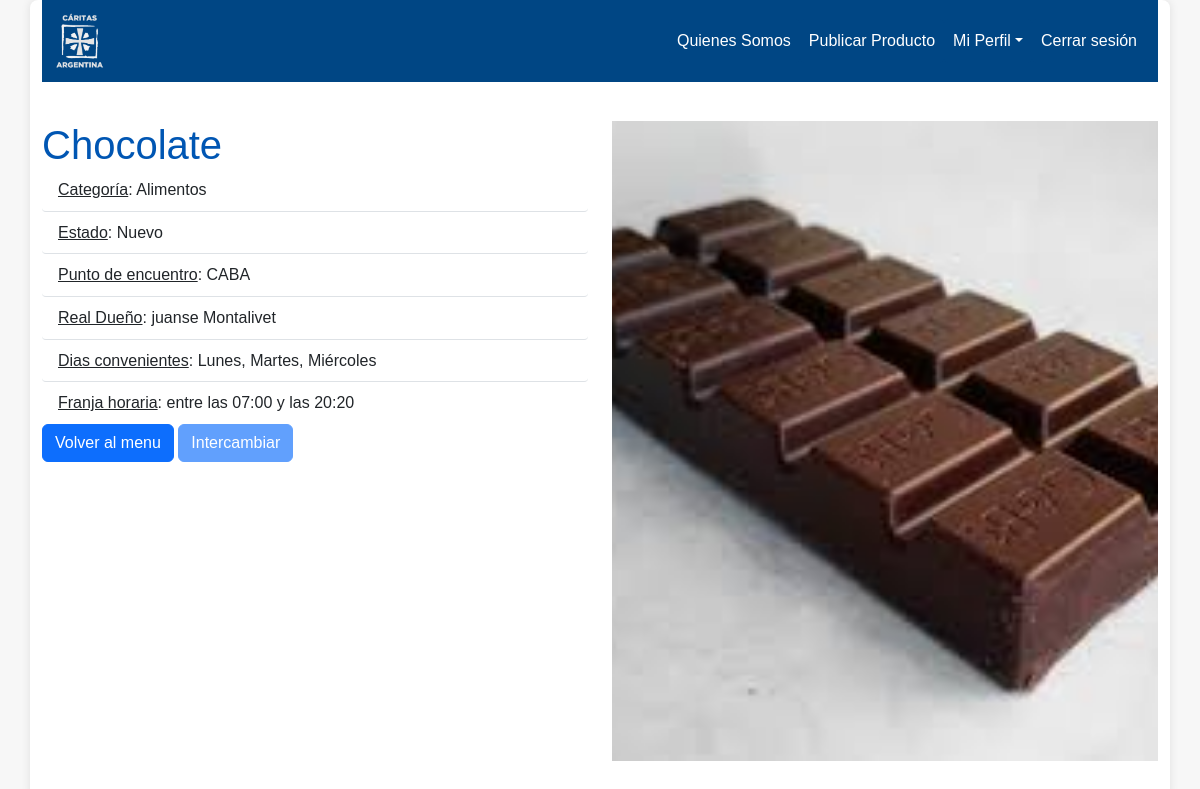
The app's page /ver_publicacion/22/ (signed in), older data.
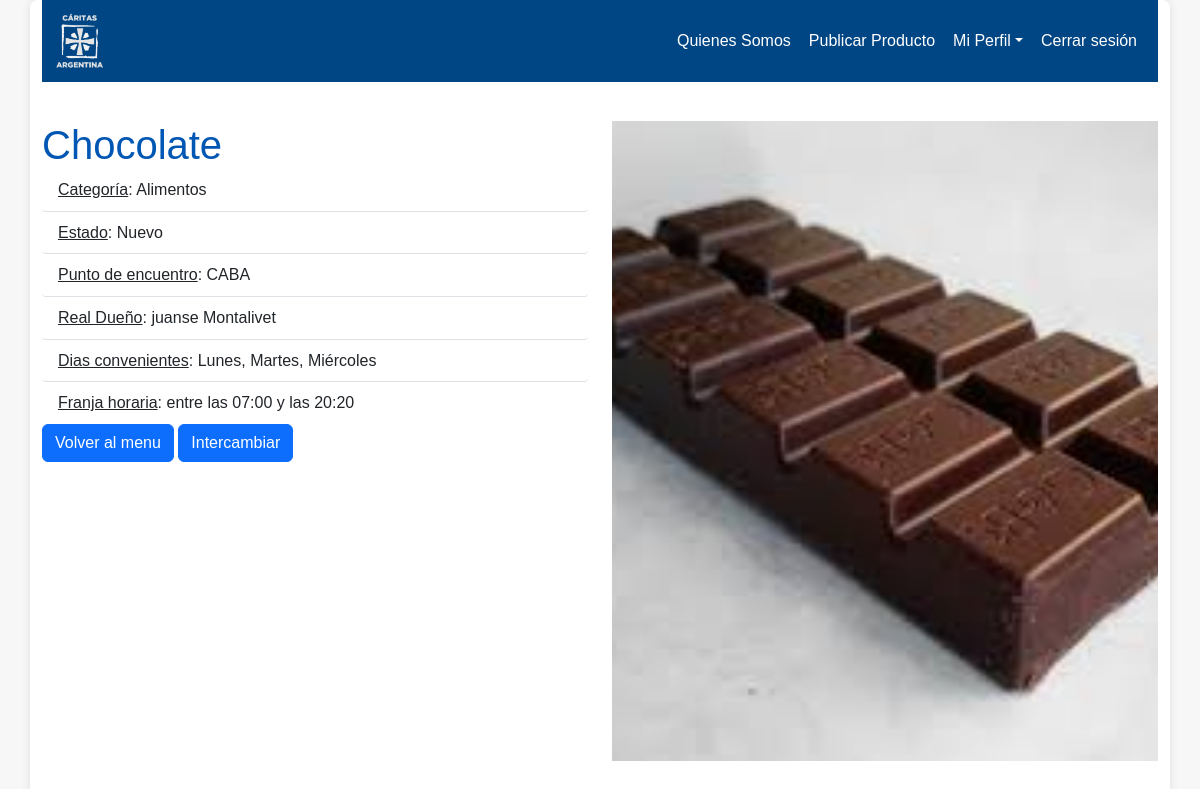
The same page, newer data.
### intercambios_caritas/views.py (the view)
# urls.py: path('ver_publicacion/<int:publicacion_id>/', views.ver_publicacion, name="ver_publicacion"),
def ver_publicacion(request, publicacion_id):
    publicacion = get_object_or_404(Publicacion, pk=publicacion_id)
    return render(request, 'publicacion/ver_publicacion.html', {'publicacion': publicacion})

### intercambios_caritas/models.py (called while the page is built)
    def isAdmin(self):
        return self.rol.upper() == 'ADMINISTRADOR'

    def isModerador(self):
        return self.rol.upper() == 'MODERADOR'

### templates/publicacion/ver_publicacion.html (shortened to what this page needs)
{% extends 'layouts/base.html' %}
{% block content %}
{% include 'layouts/navbar.html' %}
<div class="d-flex justify-content-center align-items-center flex-grow-1">
    <div class="row">
        <div class="col-md-6">
            <h1>{{ publicacion.nombre }}</h1>
            <ul class="list-group list-group-flush">
                <li class="list-group-item"><u>Categoría</u>: {{ publicacion.categoria }}</li>
                <li class="list-group-item"><u>Estado</u>: {{ publicacion.estado }}</li>
                <li class="list-group-item"><u>Punto de encuentro</u>: {{ publicacion.punto_encuentro }}</li>
                <li class="list-group-item"><u>Real Dueño</u>: {{publicacion.usuario.get_full_name}}</li>
                <li class="list-group-item"><u>Dias convenientes</u>: {{ publicacion.dias_convenientes }}</li>
                <li class="list-group-item"><u>Franja horaria</u>: {{ publicacion.franja_horaria }}</li>
            </ul>
            <a href="{% url 'home' %}" class="btn btn-primary">Volver al menu</a>
            {% if user.is_authenticated %}
                {% if user == publicacion.usuario or publicacion.disponible_para_intercambio == False or user.isModerador %}
                    <button class="btn btn-primary" disabled>Intercambiar</button>
                {% else %}
                    <a href="{% url 'crear_oferta' publicacion.id %}" class="btn btn-primary">Intercambiar</a>
                {% endif %}
            {% else %}
                <a href="{% url 'signin' %}" class="btn btn-primary">Intercambiar</a>
            {% endif %}
        </div>
        <div class="col-md-6">
            <img src="{{ publicacion.imagen.url }}" class="img-fluid" alt="Imagen de la publicación"
                style="width: 860px; height: 640px; object-fit: cover;">
        </div>
    </div>
</div>
{% endblock %}

Row changes from the older to the newer data that the page shows:
changed Publicacion "Chocolate": disponible_para_intercambio False → True (drawn)
